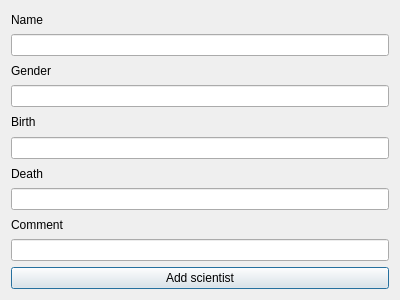
<?xml version="1.0" encoding="UTF-8"?>
<ui version="4.0">
 <class>Dialog</class>
 <widget class="QDialog" name="Dialog">
  <property name="geometry">
   <rect>
    <x>0</x>
    <y>0</y>
    <width>400</width>
    <height>300</height>
   </rect>
  </property>
  <property name="windowTitle">
   <string>Dialog</string>
  </property>
  <layout class="QVBoxLayout" name="verticalLayout">
   <item>
    <widget class="QLabel" name="label_scientist_name">
     <property name="text">
      <string>Name</string>
     </property>
    </widget>
   </item>
   <item>
    <widget class="QLineEdit" name="line_scientist_name"/>
   </item>
   <item>
    <widget class="QLabel" name="label_scientist_gender">
     <property name="text">
      <string>Gender</string>
     </property>
    </widget>
   </item>
   <item>
    <widget class="QLineEdit" name="line_scientist_gender"/>
   </item>
   <item>
    <widget class="QLabel" name="label_scientist_birth">
     <property name="text">
      <string>Birth</string>
     </property>
    </widget>
   </item>
   <item>
    <widget class="QLineEdit" name="line_scientist_birth"/>
   </item>
   <item>
    <widget class="QLabel" name="label_scientist_death">
     <property name="text">
      <string>Death</string>
     </property>
    </widget>
   </item>
   <item>
    <widget class="QLineEdit" name="line_scientist_death"/>
   </item>
   <item>
    <widget class="QLabel" name="label_scientist_comment">
     <property name="text">
      <string>Comment</string>
     </property>
    </widget>
   </item>
   <item>
    <widget class="QLineEdit" name="line_scientist_comment"/>
   </item>
   <item>
    <widget class="QPushButton" name="pushButton">
     <property name="text">
      <string>Add scientist</string>
     </property>
    </widget>
   </item>
  </layout>
 </widget>
 <resources/>
 <connections/>
</ui>
